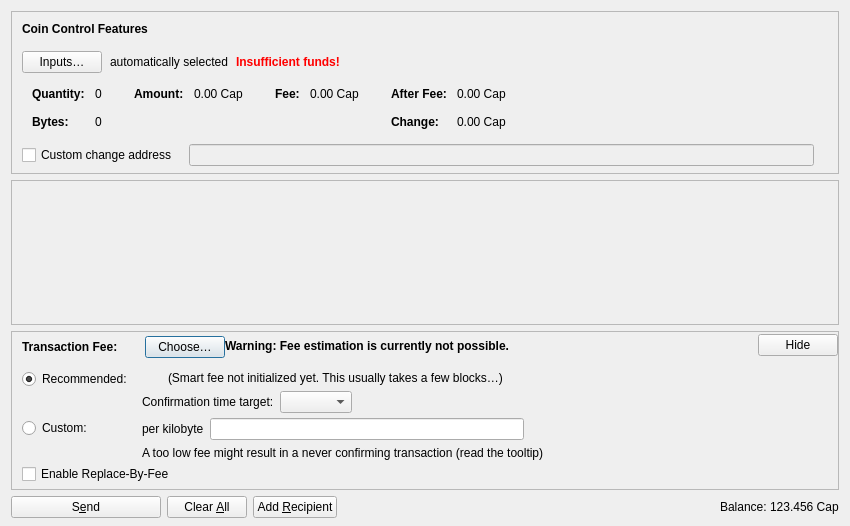
<?xml version="1.0" encoding="UTF-8"?>
<ui version="4.0">
 <class>SendCoinsDialog</class>
 <widget class="QDialog" name="SendCoinsDialog">
  <property name="geometry">
   <rect>
    <x>0</x>
    <y>0</y>
    <width>850</width>
    <height>526</height>
   </rect>
  </property>
  <property name="windowTitle">
   <string>Send Coins</string>
  </property>
  <layout class="QVBoxLayout" name="verticalLayout" stretch="0,1,0,0">
   <property name="bottomMargin">
    <number>8</number>
   </property>
   <item>
    <widget class="QFrame" name="frameCoinControl">
     <property name="sizePolicy">
      <sizepolicy hsizetype="Expanding" vsizetype="Expanding">
       <horstretch>0</horstretch>
       <verstretch>0</verstretch>
      </sizepolicy>
     </property>
     <property name="maximumSize">
      <size>
       <width>16777215</width>
       <height>16777215</height>
      </size>
     </property>
     <property name="frameShape">
      <enum>QFrame::StyledPanel</enum>
     </property>
     <property name="frameShadow">
      <enum>QFrame::Sunken</enum>
     </property>
     <layout class="QVBoxLayout" name="verticalLayoutCoinControl2">
      <property name="spacing">
       <number>0</number>
      </property>
      <property name="leftMargin">
       <number>0</number>
      </property>
      <property name="topMargin">
       <number>0</number>
      </property>
      <property name="rightMargin">
       <number>0</number>
      </property>
      <property name="bottomMargin">
       <number>6</number>
      </property>
      <item>
       <layout class="QVBoxLayout" name="verticalLayoutCoinControl" stretch="0,0,0,0,1">
        <property name="spacing">
         <number>0</number>
        </property>
        <property name="leftMargin">
         <number>10</number>
        </property>
        <property name="topMargin">
         <number>10</number>
        </property>
        <item>
         <layout class="QHBoxLayout" name="horizontalLayoutCoinControl1">
          <property name="bottomMargin">
           <number>15</number>
          </property>
          <item>
           <widget class="QLabel" name="labelCoinControlFeatures">
            <property name="sizePolicy">
             <sizepolicy hsizetype="Preferred" vsizetype="Maximum">
              <horstretch>0</horstretch>
              <verstretch>0</verstretch>
             </sizepolicy>
            </property>
            <property name="font">
             <font>
              <weight>75</weight>
              <bold>true</bold>
             </font>
            </property>
            <property name="styleSheet">
             <string notr="true">font-weight:bold;</string>
            </property>
            <property name="text">
             <string>Coin Control Features</string>
            </property>
           </widget>
          </item>
         </layout>
        </item>
        <item>
         <layout class="QHBoxLayout" name="horizontalLayoutCoinControl2" stretch="0,0,0,0">
          <property name="spacing">
           <number>8</number>
          </property>
          <property name="bottomMargin">
           <number>10</number>
          </property>
          <item>
           <widget class="QPushButton" name="pushButtonCoinControl">
            <property name="styleSheet">
             <string notr="true"/>
            </property>
            <property name="text">
             <string>Inputs…</string>
            </property>
            <property name="autoDefault">
             <bool>false</bool>
            </property>
           </widget>
          </item>
          <item>
           <widget class="QLabel" name="labelCoinControlAutomaticallySelected">
            <property name="text">
             <string>automatically selected</string>
            </property>
            <property name="margin">
             <number>5</number>
            </property>
           </widget>
          </item>
          <item>
           <widget class="QLabel" name="labelCoinControlInsuffFunds">
            <property name="font">
             <font>
              <weight>75</weight>
              <bold>true</bold>
             </font>
            </property>
            <property name="styleSheet">
             <string notr="true">color:red;font-weight:bold;</string>
            </property>
            <property name="text">
             <string>Insufficient funds!</string>
            </property>
            <property name="margin">
             <number>5</number>
            </property>
           </widget>
          </item>
          <item>
           <spacer name="horizontalSpacerCoinControl">
            <property name="orientation">
             <enum>Qt::Horizontal</enum>
            </property>
            <property name="sizeHint" stdset="0">
             <size>
              <width>40</width>
              <height>1</height>
             </size>
            </property>
           </spacer>
          </item>
         </layout>
        </item>
        <item>
         <widget class="QWidget" name="widgetCoinControl" native="true">
          <property name="sizePolicy">
           <sizepolicy hsizetype="Preferred" vsizetype="Preferred">
            <horstretch>0</horstretch>
            <verstretch>0</verstretch>
           </sizepolicy>
          </property>
          <property name="minimumSize">
           <size>
            <width>0</width>
            <height>0</height>
           </size>
          </property>
          <property name="styleSheet">
           <string notr="true"/>
          </property>
          <layout class="QHBoxLayout" name="horizontalLayoutCoinControl5">
           <property name="leftMargin">
            <number>0</number>
           </property>
           <property name="topMargin">
            <number>0</number>
           </property>
           <property name="rightMargin">
            <number>0</number>
           </property>
           <property name="bottomMargin">
            <number>0</number>
           </property>
           <item>
            <layout class="QHBoxLayout" name="horizontalLayoutCoinControl3" stretch="0,0,0,1">
             <property name="spacing">
              <number>20</number>
             </property>
             <property name="topMargin">
              <number>0</number>
             </property>
             <property name="bottomMargin">
              <number>10</number>
             </property>
             <item>
              <layout class="QFormLayout" name="formLayoutCoinControl1">
               <property name="labelAlignment">
                <set>Qt::AlignLeft|Qt::AlignVCenter</set>
               </property>
               <property name="horizontalSpacing">
                <number>10</number>
               </property>
               <property name="verticalSpacing">
                <number>14</number>
               </property>
               <property name="leftMargin">
                <number>10</number>
               </property>
               <property name="topMargin">
                <number>4</number>
               </property>
               <property name="rightMargin">
                <number>6</number>
               </property>
               <item row="0" column="0">
                <widget class="QLabel" name="labelCoinControlQuantityText">
                 <property name="font">
                  <font>
                   <weight>75</weight>
                   <bold>true</bold>
                  </font>
                 </property>
                 <property name="text">
                  <string>Quantity:</string>
                 </property>
                 <property name="margin">
                  <number>0</number>
                 </property>
                </widget>
               </item>
               <item row="0" column="1">
                <widget class="QLabel" name="labelCoinControlQuantity">
                 <property name="cursor">
                  <cursorShape>IBeamCursor</cursorShape>
                 </property>
                 <property name="contextMenuPolicy">
                  <enum>Qt::ActionsContextMenu</enum>
                 </property>
                 <property name="text">
                  <string notr="true">0</string>
                 </property>
                 <property name="margin">
                  <number>0</number>
                 </property>
                 <property name="textInteractionFlags">
                  <set>Qt::LinksAccessibleByMouse|Qt::TextSelectableByKeyboard|Qt::TextSelectableByMouse</set>
                 </property>
                </widget>
               </item>
               <item row="1" column="0">
                <widget class="QLabel" name="labelCoinControlBytesText">
                 <property name="font">
                  <font>
                   <weight>75</weight>
                   <bold>true</bold>
                  </font>
                 </property>
                 <property name="text">
                  <string>Bytes:</string>
                 </property>
                </widget>
               </item>
               <item row="1" column="1">
                <widget class="QLabel" name="labelCoinControlBytes">
                 <property name="cursor">
                  <cursorShape>IBeamCursor</cursorShape>
                 </property>
                 <property name="contextMenuPolicy">
                  <enum>Qt::ActionsContextMenu</enum>
                 </property>
                 <property name="text">
                  <string notr="true">0</string>
                 </property>
                 <property name="textInteractionFlags">
                  <set>Qt::LinksAccessibleByMouse|Qt::TextSelectableByKeyboard|Qt::TextSelectableByMouse</set>
                 </property>
                </widget>
               </item>
              </layout>
             </item>
             <item>
              <layout class="QFormLayout" name="formLayoutCoinControl2">
               <property name="horizontalSpacing">
                <number>10</number>
               </property>
               <property name="verticalSpacing">
                <number>14</number>
               </property>
               <property name="leftMargin">
                <number>6</number>
               </property>
               <property name="topMargin">
                <number>4</number>
               </property>
               <property name="rightMargin">
                <number>6</number>
               </property>
               <item row="0" column="0">
                <widget class="QLabel" name="labelCoinControlAmountText">
                 <property name="font">
                  <font>
                   <weight>75</weight>
                   <bold>true</bold>
                  </font>
                 </property>
                 <property name="text">
                  <string>Amount:</string>
                 </property>
                 <property name="margin">
                  <number>0</number>
                 </property>
                </widget>
               </item>
               <item row="0" column="1">
                <widget class="QLabel" name="labelCoinControlAmount">
                 <property name="cursor">
                  <cursorShape>IBeamCursor</cursorShape>
                 </property>
                 <property name="contextMenuPolicy">
                  <enum>Qt::ActionsContextMenu</enum>
                 </property>
                 <property name="text">
                  <string notr="true">0.00 Cap</string>
                 </property>
                 <property name="textInteractionFlags">
                  <set>Qt::LinksAccessibleByMouse|Qt::TextSelectableByKeyboard|Qt::TextSelectableByMouse</set>
                 </property>
                </widget>
               </item>
              </layout>
             </item>
             <item>
              <layout class="QFormLayout" name="formLayoutCoinControl3">
               <property name="horizontalSpacing">
                <number>10</number>
               </property>
               <property name="verticalSpacing">
                <number>14</number>
               </property>
               <property name="leftMargin">
                <number>6</number>
               </property>
               <property name="topMargin">
                <number>4</number>
               </property>
               <property name="rightMargin">
                <number>6</number>
               </property>
               <item row="0" column="0">
                <widget class="QLabel" name="labelCoinControlFeeText">
                 <property name="font">
                  <font>
                   <weight>75</weight>
                   <bold>true</bold>
                  </font>
                 </property>
                 <property name="text">
                  <string>Fee:</string>
                 </property>
                 <property name="margin">
                  <number>0</number>
                 </property>
                </widget>
               </item>
               <item row="0" column="1">
                <widget class="QLabel" name="labelCoinControlFee">
                 <property name="cursor">
                  <cursorShape>IBeamCursor</cursorShape>
                 </property>
                 <property name="contextMenuPolicy">
                  <enum>Qt::ActionsContextMenu</enum>
                 </property>
                 <property name="text">
                  <string notr="true">0.00 Cap</string>
                 </property>
                 <property name="textInteractionFlags">
                  <set>Qt::LinksAccessibleByMouse|Qt::TextSelectableByKeyboard|Qt::TextSelectableByMouse</set>
                 </property>
                </widget>
               </item>
              </layout>
             </item>
             <item>
              <layout class="QFormLayout" name="formLayoutCoinControl4">
               <property name="labelAlignment">
                <set>Qt::AlignLeft|Qt::AlignVCenter</set>
               </property>
               <property name="horizontalSpacing">
                <number>10</number>
               </property>
               <property name="verticalSpacing">
                <number>14</number>
               </property>
               <property name="leftMargin">
                <number>6</number>
               </property>
               <property name="topMargin">
                <number>4</number>
               </property>
               <property name="rightMargin">
                <number>6</number>
               </property>
               <item row="0" column="0">
                <widget class="QLabel" name="labelCoinControlAfterFeeText">
                 <property name="font">
                  <font>
                   <weight>75</weight>
                   <bold>true</bold>
                  </font>
                 </property>
                 <property name="text">
                  <string>After Fee:</string>
                 </property>
                 <property name="margin">
                  <number>0</number>
                 </property>
                </widget>
               </item>
               <item row="0" column="1">
                <widget class="QLabel" name="labelCoinControlAfterFee">
                 <property name="cursor">
                  <cursorShape>IBeamCursor</cursorShape>
                 </property>
                 <property name="contextMenuPolicy">
                  <enum>Qt::ActionsContextMenu</enum>
                 </property>
                 <property name="text">
                  <string notr="true">0.00 Cap</string>
                 </property>
                 <property name="textInteractionFlags">
                  <set>Qt::LinksAccessibleByMouse|Qt::TextSelectableByKeyboard|Qt::TextSelectableByMouse</set>
                 </property>
                </widget>
               </item>
               <item row="1" column="0">
                <widget class="QLabel" name="labelCoinControlChangeText">
                 <property name="font">
                  <font>
                   <weight>75</weight>
                   <bold>true</bold>
                  </font>
                 </property>
                 <property name="text">
                  <string>Change:</string>
                 </property>
                </widget>
               </item>
               <item row="1" column="1">
                <widget class="QLabel" name="labelCoinControlChange">
                 <property name="cursor">
                  <cursorShape>IBeamCursor</cursorShape>
                 </property>
                 <property name="contextMenuPolicy">
                  <enum>Qt::ActionsContextMenu</enum>
                 </property>
                 <property name="text">
                  <string notr="true">0.00 Cap</string>
                 </property>
                 <property name="textInteractionFlags">
                  <set>Qt::LinksAccessibleByMouse|Qt::TextSelectableByKeyboard|Qt::TextSelectableByMouse</set>
                 </property>
                </widget>
               </item>
              </layout>
             </item>
            </layout>
           </item>
          </layout>
         </widget>
        </item>
        <item>
         <layout class="QHBoxLayout" name="horizontalLayoutCoinControl4" stretch="0,0,0">
          <property name="spacing">
           <number>12</number>
          </property>
          <property name="sizeConstraint">
           <enum>QLayout::SetDefaultConstraint</enum>
          </property>
          <property name="topMargin">
           <number>5</number>
          </property>
          <property name="rightMargin">
           <number>5</number>
          </property>
          <item>
           <widget class="QCheckBox" name="checkBoxCoinControlChange">
            <property name="toolTip">
             <string>If this is activated, but the change address is empty or invalid, change will be sent to a newly generated address.</string>
            </property>
            <property name="text">
             <string>Custom change address</string>
            </property>
           </widget>
          </item>
          <item>
           <widget class="QValidatedLineEdit" name="lineEditCoinControlChange">
            <property name="enabled">
             <bool>false</bool>
            </property>
            <property name="sizePolicy">
             <sizepolicy hsizetype="Expanding" vsizetype="Fixed">
              <horstretch>0</horstretch>
              <verstretch>0</verstretch>
             </sizepolicy>
            </property>
           </widget>
          </item>
          <item>
           <widget class="QLabel" name="labelCoinControlChangeLabel">
            <property name="sizePolicy">
             <sizepolicy hsizetype="Preferred" vsizetype="Expanding">
              <horstretch>0</horstretch>
              <verstretch>0</verstretch>
             </sizepolicy>
            </property>
            <property name="minimumSize">
             <size>
              <width>0</width>
              <height>0</height>
             </size>
            </property>
            <property name="text">
             <string/>
            </property>
            <property name="margin">
             <number>3</number>
            </property>
           </widget>
          </item>
         </layout>
        </item>
        <item>
         <spacer name="verticalSpacerCoinControl">
          <property name="orientation">
           <enum>Qt::Vertical</enum>
          </property>
          <property name="sizeHint" stdset="0">
           <size>
            <width>800</width>
            <height>1</height>
           </size>
          </property>
         </spacer>
        </item>
       </layout>
      </item>
     </layout>
    </widget>
   </item>
   <item>
    <widget class="QScrollArea" name="scrollArea">
     <property name="widgetResizable">
      <bool>true</bool>
     </property>
     <widget class="QWidget" name="scrollAreaWidgetContents">
      <property name="geometry">
       <rect>
        <x>0</x>
        <y>0</y>
        <width>830</width>
        <height>104</height>
       </rect>
      </property>
      <layout class="QVBoxLayout" name="verticalLayout_2" stretch="0,1">
       <property name="leftMargin">
        <number>0</number>
       </property>
       <property name="topMargin">
        <number>0</number>
       </property>
       <property name="rightMargin">
        <number>0</number>
       </property>
       <property name="bottomMargin">
        <number>0</number>
       </property>
       <item>
        <layout class="QVBoxLayout" name="entries">
         <property name="spacing">
          <number>6</number>
         </property>
        </layout>
       </item>
       <item>
        <spacer name="verticalSpacer">
         <property name="orientation">
          <enum>Qt::Vertical</enum>
         </property>
         <property name="sizeHint" stdset="0">
          <size>
           <width>20</width>
           <height>40</height>
          </size>
         </property>
        </spacer>
       </item>
      </layout>
     </widget>
    </widget>
   </item>
   <item>
    <widget class="QFrame" name="frameFee">
     <property name="sizePolicy">
      <sizepolicy hsizetype="Expanding" vsizetype="Expanding">
       <horstretch>0</horstretch>
       <verstretch>0</verstretch>
      </sizepolicy>
     </property>
     <property name="maximumSize">
      <size>
       <width>16777215</width>
       <height>16777215</height>
      </size>
     </property>
     <property name="frameShape">
      <enum>QFrame::StyledPanel</enum>
     </property>
     <property name="frameShadow">
      <enum>QFrame::Sunken</enum>
     </property>
     <layout class="QVBoxLayout" name="verticalLayoutFee1">
      <property name="spacing">
       <number>0</number>
      </property>
      <property name="leftMargin">
       <number>0</number>
      </property>
      <property name="topMargin">
       <number>0</number>
      </property>
      <property name="rightMargin">
       <number>0</number>
      </property>
      <property name="bottomMargin">
       <number>0</number>
      </property>
      <item>
       <layout class="QVBoxLayout" name="verticalLayoutFee2" stretch="0,0,0">
        <property name="spacing">
         <number>0</number>
        </property>
        <property name="leftMargin">
         <number>10</number>
        </property>
        <property name="topMargin">
         <number>0</number>
        </property>
        <item>
         <layout class="QHBoxLayout" name="horizontalLayoutFee1">
          <property name="bottomMargin">
           <number>0</number>
          </property>
          <item>
           <layout class="QVBoxLayout" name="verticalLayoutFee7">
            <property name="spacing">
             <number>0</number>
            </property>
            <item>
             <spacer name="verticalSpacerSmartFee">
              <property name="orientation">
               <enum>Qt::Vertical</enum>
              </property>
              <property name="sizeType">
               <enum>QSizePolicy::Fixed</enum>
              </property>
              <property name="sizeHint" stdset="0">
               <size>
                <width>1</width>
                <height>4</height>
               </size>
              </property>
             </spacer>
            </item>
            <item>
             <layout class="QHBoxLayout" name="horizontalLayoutSmartFee">
              <property name="spacing">
               <number>10</number>
              </property>
              <item>
               <widget class="QLabel" name="labelFeeHeadline">
                <property name="sizePolicy">
                 <sizepolicy hsizetype="Preferred" vsizetype="Maximum">
                  <horstretch>0</horstretch>
                  <verstretch>0</verstretch>
                 </sizepolicy>
                </property>
                <property name="font">
                 <font>
                  <weight>75</weight>
                  <bold>true</bold>
                 </font>
                </property>
                <property name="styleSheet">
                 <string notr="true">font-weight:bold;</string>
                </property>
                <property name="text">
                 <string>Transaction Fee:</string>
                </property>
               </widget>
              </item>
              <item>
               <widget class="QLabel" name="labelFeeMinimized">
                <property name="text">
                 <string/>
                </property>
               </widget>
              </item>
              <item>
               <widget class="QPushButton" name="buttonChooseFee">
                <property name="text">
                 <string>Choose…</string>
                </property>
               </widget>
              </item>
             </layout>
            </item>
            <item>
             <spacer name="verticalSpacer_5">
              <property name="orientation">
               <enum>Qt::Vertical</enum>
              </property>
              <property name="sizeHint" stdset="0">
               <size>
                <width>1</width>
                <height>1</height>
               </size>
              </property>
             </spacer>
            </item>
           </layout>
          </item>
          <item>
           <widget class="QLabel" name="fallbackFeeWarningLabel">
            <property name="toolTip">
             <string>Using the fallbackfee can result in sending a transaction that will take several hours or days (or never) to confirm. Consider choosing your fee manually or wait until you have validated the complete chain.</string>
            </property>
            <property name="font">
            <font>
                <weight>75</weight>
                <bold>true</bold>
            </font>
            </property>
            <property name="text">
             <string>Warning: Fee estimation is currently not possible.</string>
            </property>
            <property name="wordWrap">
             <bool>false</bool>
            </property>
           </widget>
          </item>
          <item>
           <spacer name="horizontalSpacer_4">
            <property name="orientation">
             <enum>Qt::Horizontal</enum>
            </property>
            <property name="sizeType">
             <enum>QSizePolicy::MinimumExpanding</enum>
            </property>
            <property name="sizeHint" stdset="0">
             <size>
              <width>40</width>
              <height>20</height>
             </size>
            </property>
           </spacer>
          </item>
          <item>
           <widget class="QPushButton" name="buttonMinimizeFee">
            <property name="toolTip">
             <string>Hide transaction fee settings</string>
            </property>
            <property name="text">
             <string>Hide</string>
            </property>
           </widget>
          </item>
         </layout>
        </item>
        <item>
         <widget class="QFrame" name="frameFeeSelection">
          <layout class="QVBoxLayout" name="verticalLayoutFee12">
           <property name="spacing">
            <number>0</number>
           </property>
           <property name="leftMargin">
            <number>0</number>
           </property>
           <property name="topMargin">
            <number>0</number>
           </property>
           <property name="rightMargin">
            <number>0</number>
           </property>
           <property name="bottomMargin">
            <number>0</number>
           </property>
           <item>
            <layout class="QGridLayout" name="gridLayoutFee">
             <property name="topMargin">
              <number>10</number>
             </property>
             <property name="bottomMargin">
              <number>4</number>
             </property>
             <property name="horizontalSpacing">
              <number>10</number>
             </property>
             <property name="verticalSpacing">
              <number>4</number>
             </property>
             <item row="1" column="1">
              <layout class="QVBoxLayout" name="verticalLayoutFee8">
               <property name="spacing">
                <number>6</number>
               </property>
               <item>
                <layout class="QHBoxLayout" name="horizontalLayoutFee13">
                 <item>
                  <widget class="QLabel" name="labelCustomPerKilobyte">
                   <property name="toolTip">
                    <string>Specify a custom fee per kB (1,000 bytes) of the transaction's virtual size.

Note:  Since the fee is calculated on a per-byte basis, a fee rate of "100 satoshis per kvB" for a transaction size of 500 virtual bytes (half of 1 kvB) would ultimately yield a fee of only 50 satoshis.</string>
                   </property>
                   <property name="text">
                    <string>per kilobyte</string>
                   </property>
                  </widget>
                 </item>
                 <item>
                  <widget class="CapStashAmountField" name="customFee"/>
                 </item>
                 <item>
                  <spacer name="horizontalSpacer_6">
                   <property name="orientation">
                    <enum>Qt::Horizontal</enum>
                   </property>
                   <property name="sizeHint" stdset="0">
                    <size>
                     <width>1</width>
                     <height>1</height>
                    </size>
                   </property>
                  </spacer>
                 </item>
                </layout>
               </item>
               <item>
                <layout class="QHBoxLayout" name="horizontalLayoutFee8">
                 <item>
                  <widget class="QLabel" name="labelCustomFeeWarning">
                   <property name="enabled">
                    <bool>true</bool>
                   </property>
                   <property name="toolTip">
                    <string>When there is less transaction volume than space in the blocks, miners as well as relaying nodes may enforce a minimum fee. Paying only this minimum fee is just fine, but be aware that this can result in a never confirming transaction once there is more demand for CapStash transactions than the network can process.</string>
                   </property>
                   <property name="text">
                    <string>A too low fee might result in a never confirming transaction (read the tooltip)</string>
                   </property>
                  </widget>
                 </item>
                 <item>
                  <spacer name="horizontalSpacer_2">
                   <property name="orientation">
                    <enum>Qt::Horizontal</enum>
                   </property>
                   <property name="sizeHint" stdset="0">
                    <size>
                     <width>1</width>
                     <height>1</height>
                    </size>
                   </property>
                  </spacer>
                 </item>
                </layout>
               </item>
              </layout>
             </item>
             <item row="0" column="0">
              <layout class="QVBoxLayout" name="verticalLayoutFee4" stretch="0,1">
               <item>
                <widget class="QRadioButton" name="radioSmartFee">
                 <property name="text">
                  <string>Recommended:</string>
                 </property>
                 <property name="checked">
                  <bool>true</bool>
                 </property>
                 <attribute name="buttonGroup">
                  <string notr="true">groupFee</string>
                 </attribute>
                </widget>
               </item>
               <item>
                <spacer name="verticalSpacer_2">
                 <property name="orientation">
                  <enum>Qt::Vertical</enum>
                 </property>
                 <property name="sizeHint" stdset="0">
                  <size>
                   <width>1</width>
                   <height>1</height>
                  </size>
                 </property>
                </spacer>
               </item>
              </layout>
             </item>
             <item row="1" column="0">
              <layout class="QVBoxLayout" name="verticalLayoutFee9" stretch="0,1">
               <item>
                <widget class="QRadioButton" name="radioCustomFee">
                 <property name="text">
                  <string>Custom:</string>
                 </property>
                 <attribute name="buttonGroup">
                  <string notr="true">groupFee</string>
                 </attribute>
                </widget>
               </item>
               <item>
                <spacer name="verticalSpacer_6">
                 <property name="orientation">
                  <enum>Qt::Vertical</enum>
                 </property>
                 <property name="sizeHint" stdset="0">
                  <size>
                   <width>1</width>
                   <height>1</height>
                  </size>
                 </property>
                </spacer>
               </item>
              </layout>
             </item>
             <item row="0" column="1">
              <layout class="QVBoxLayout" name="verticalLayoutFee3" stretch="0,0,1">
               <property name="spacing">
                <number>6</number>
               </property>
               <property name="topMargin">
                <number>2</number>
               </property>
               <item>
                <layout class="QHBoxLayout" name="horizontalLayoutFee12">
                 <item>
                  <widget class="QLabel" name="labelSmartFee">
                   <property name="text">
                    <string/>
                   </property>
                  </widget>
                 </item>
                 <item>
                  <widget class="QLabel" name="labelFeeEstimation">
                   <property name="text">
                    <string/>
                   </property>
                  </widget>
                 </item>
                 <item>
                  <widget class="QLabel" name="labelSmartFee2">
                   <property name="text">
                    <string>(Smart fee not initialized yet. This usually takes a few blocks…)</string>
                   </property>
                  </widget>
                 </item>
                 <item>
                  <spacer name="horizontalSpacer_5">
                   <property name="orientation">
                    <enum>Qt::Horizontal</enum>
                   </property>
                   <property name="sizeHint" stdset="0">
                    <size>
                     <width>1</width>
                     <height>1</height>
                    </size>
                   </property>
                  </spacer>
                 </item>
                </layout>
               </item>
               <item>
                <layout class="QHBoxLayout" name="horizontalLayoutFee9">
                 <item>
                  <layout class="QVBoxLayout" name="verticalLayoutFee6">
                   <item>
                    <widget class="QLabel" name="labelSmartFee3">
                     <property name="text">
                      <string>Confirmation time target:</string>
                     </property>
                    </widget>
                   </item>
                  </layout>
                 </item>
                 <item>
                  <layout class="QVBoxLayout" name="verticalLayoutFee5">
                   <property name="rightMargin">
                    <number>30</number>
                   </property>
                   <item>
                    <layout class="QHBoxLayout" name="horizontalLayoutConfTarget">
                     <property name="bottomMargin">
                      <number>0</number>
                     </property>
                     <item>
                      <widget class="QComboBox" name="confTargetSelector"/>
                     </item>
                     <item>
                      <spacer name="horizontalSpacerConfTarget">
                       <property name="orientation">
                        <enum>Qt::Horizontal</enum>
                       </property>
                       <property name="sizeHint" stdset="0">
                        <size>
                         <width>40</width>
                         <height>20</height>
                        </size>
                       </property>
                      </spacer>
                     </item>
                    </layout>
                   </item>
                  </layout>
                 </item>
                </layout>
               </item>
               <item>
                <spacer name="verticalSpacer_4">
                 <property name="orientation">
                  <enum>Qt::Vertical</enum>
                 </property>
                 <property name="sizeHint" stdset="0">
                  <size>
                   <width>1</width>
                   <height>1</height>
                  </size>
                 </property>
                </spacer>
               </item>
              </layout>
             </item>
            </layout>
           </item>
           <item>
            <widget class="QCheckBox" name="optInRBF">
             <property name="text">
              <string>Enable Replace-By-Fee</string>
             </property>
             <property name="toolTip">
              <string>With Replace-By-Fee (BIP-125) you can increase a transaction's fee after it is sent. Without this, a higher fee may be recommended to compensate for increased transaction delay risk.</string>
             </property>
            </widget>
           </item>
          </layout>
         </widget>
        </item>
        <item>
         <spacer name="verticalSpacerFee">
          <property name="orientation">
           <enum>Qt::Vertical</enum>
          </property>
          <property name="sizeHint" stdset="0">
           <size>
            <width>40</width>
            <height>5</height>
           </size>
          </property>
         </spacer>
        </item>
       </layout>
      </item>
     </layout>
    </widget>
   </item>
   <item>
    <layout class="QHBoxLayout" name="horizontalLayout">
     <item>
      <widget class="QPushButton" name="sendButton">
       <property name="minimumSize">
        <size>
         <width>150</width>
         <height>0</height>
        </size>
       </property>
       <property name="toolTip">
        <string>Confirm the send action</string>
       </property>
       <property name="text">
        <string>S&amp;end</string>
       </property>
       <property name="icon">
        <iconset resource="../CapStash.qrc">
         <normaloff>:/icons/send</normaloff>:/icons/send</iconset>
       </property>
       <property name="autoDefault">
        <bool>false</bool>
       </property>
       <property name="default">
        <bool>false</bool>
       </property>
      </widget>
     </item>
     <item>
      <widget class="QPushButton" name="clearButton">
       <property name="sizePolicy">
        <sizepolicy hsizetype="Minimum" vsizetype="Fixed">
         <horstretch>0</horstretch>
         <verstretch>0</verstretch>
        </sizepolicy>
       </property>
       <property name="toolTip">
        <string>Clear all fields of the form.</string>
       </property>
       <property name="text">
        <string>Clear &amp;All</string>
       </property>
       <property name="icon">
        <iconset resource="../CapStash.qrc">
         <normaloff>:/icons/remove</normaloff>:/icons/remove</iconset>
       </property>
       <property name="autoDefault">
        <bool>false</bool>
       </property>
      </widget>
     </item>
     <item>
      <widget class="QPushButton" name="addButton">
       <property name="toolTip">
        <string>Send to multiple recipients at once</string>
       </property>
       <property name="text">
        <string>Add &amp;Recipient</string>
       </property>
       <property name="icon">
        <iconset resource="../CapStash.qrc">
         <normaloff>:/icons/add</normaloff>:/icons/add</iconset>
       </property>
       <property name="autoDefault">
        <bool>false</bool>
       </property>
      </widget>
     </item>
     <item>
      <spacer name="horizontalSpacer">
       <property name="orientation">
        <enum>Qt::Horizontal</enum>
       </property>
       <property name="sizeHint" stdset="0">
        <size>
         <width>40</width>
         <height>20</height>
        </size>
       </property>
      </spacer>
     </item>
     <item>
      <layout class="QHBoxLayout" name="horizontalLayout_2">
       <property name="spacing">
        <number>3</number>
       </property>
       <item>
        <widget class="QLabel" name="labelBalanceName">
         <property name="sizePolicy">
          <sizepolicy hsizetype="Preferred" vsizetype="Fixed">
           <horstretch>0</horstretch>
           <verstretch>0</verstretch>
          </sizepolicy>
         </property>
         <property name="text">
          <string>Balance:</string>
         </property>
        </widget>
       </item>
       <item>
        <widget class="QLabel" name="labelBalance">
         <property name="sizePolicy">
          <sizepolicy hsizetype="Preferred" vsizetype="Fixed">
           <horstretch>0</horstretch>
           <verstretch>0</verstretch>
          </sizepolicy>
         </property>
         <property name="cursor">
          <cursorShape>IBeamCursor</cursorShape>
         </property>
         <property name="text">
          <string notr="true">123.456 Cap</string>
         </property>
         <property name="textInteractionFlags">
          <set>Qt::LinksAccessibleByMouse|Qt::TextSelectableByKeyboard|Qt::TextSelectableByMouse</set>
         </property>
        </widget>
       </item>
      </layout>
     </item>
    </layout>
   </item>
  </layout>
 </widget>
 <customwidgets>
  <customwidget>
   <class>QValidatedLineEdit</class>
   <extends>QLineEdit</extends>
   <header>qt/qvalidatedlineedit.h</header>
  </customwidget>
  <customwidget>
   <class>CapStashAmountField</class>
   <extends>QLineEdit</extends>
   <header>qt/CapStashamountfield.h</header>
   <container>1</container>
  </customwidget>
 </customwidgets>
 <resources>
  <include location="../CapStash.qrc"/>
 </resources>
 <connections/>
 <buttongroups>
  <buttongroup name="groupFee"/>
 </buttongroups>
</ui>
